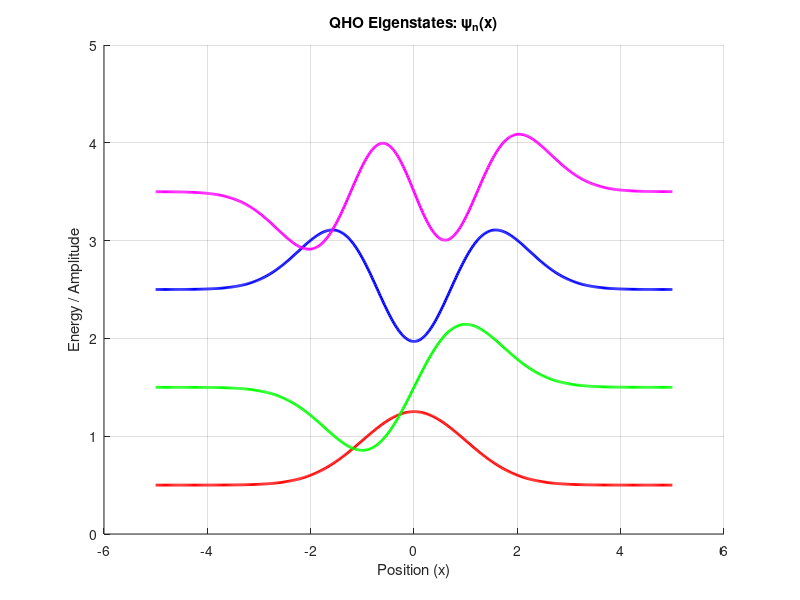

MATLAB code to generate this figure: (Note: this script raises an error after producing the figure.)
% 01_quantum_mechanics.m
% UniLab Quantum Physics: 1D Schrodinger Equation & Wavefunction Evolution

disp('⚛️ UniLab Quantum Mechanics Suite');
disp('===================================');

%% 1. Quantum Harmonic Oscillator (Eigenstates)
disp('--- 1. Harmonic Oscillator Eigenstates ---');
x = linspace(-5, 5, 500);
m = 1; hbar = 1; omega = 1;

% Hermite polynomials (recursive implementation)
function H = hermite_poly(n, x)
    if n == 0
        H = ones(size(x));
    elseif n == 1
        H = 2 * x;
    else
        H = 2 * x .* hermite_poly(n-1, x) - 2 * (n-1) * hermite_poly(n-2, x);
    end
end

% Wavefunction for level n
function psi = quantum_ho_psi(n, x, m, hbar, omega)
    alpha = sqrt(m * omega / hbar);
    norm = 1 / sqrt(2^n * factorial(n)) * (alpha^2 / pi)^(1/4);
    psi = norm * exp(-alpha^2 * x.^2 / 2) .* hermite_poly(n, alpha * x);
end

figure;
hold on;
colors = {'r', 'g', 'b', 'm'};
for n = 0:3
    psi = quantum_ho_psi(n, x, m, hbar, omega);
    plot(x, psi + n + 0.5, 'LineWidth', 2, 'Color', colors{n+1});
end
title('QHO Eigenstates: \psi_n(x)');
xlabel('Position (x)'); ylabel('Energy / Amplitude');
grid on;
hold off;

%% 2. Quantum Tunneling Simulation
disp(' ');
disp('--- 2. Quantum Tunneling (Wave Packet) ---');
state = struct();
state.N = 100;
state.x = linspace(-10, 10, state.N);
state.dx = state.x(2) - state.x(1);
state.dt = 0.05;
V_barrier = zeros(1, state.N);
V_barrier(state.N/2 - 3 : state.N/2 + 3) = 15.0; % Barrier
state.V = V_barrier;
k0 = 2.0;
state.psi = exp(-0.5 * (state.x + 5).^2) .* exp(1j * k0 * state.x);
state.psi = state.psi / sqrt(sum(abs(state.psi).^2) * state.dx);

function s = schrodinger_step(s, params)
    psi = s.psi;
    V = s.V;
    dx = s.dx; dt = s.dt;
    % Finite difference Hamiltonian
    lap = zeros(1, s.N);
    lap(2:end-1) = (psi(3:end) - 2*psi(2:end-1) + psi(1:end-2)) / dx^2;
    H_psi = -0.5 * lap + V .* psi;
    s.psi = psi - 1j * H_psi * dt;
    s.psi = s.psi / sqrt(sum(abs(s.psi).^2) * dx);
end

function schrodinger_draw(ax, s)
    prob = abs(s.psi).^2;
    plot(ax, s.x, prob, 'b-', 'LineWidth', 2);
    fill(ax, s.x, s.V / 20, 'r', 'Alpha', 0.2); 
    title(ax, 'Quantum Tunneling: Probability Density |\psi|^2');
    ylim(ax, [0, 1.2]);
end

disp('Launching Quantum Simulation...');
simulate('algorithm', 'step', @schrodinger_step, 'draw', @schrodinger_draw, 'state', state);

disp('Quantum Mechanics Suite Complete.');
